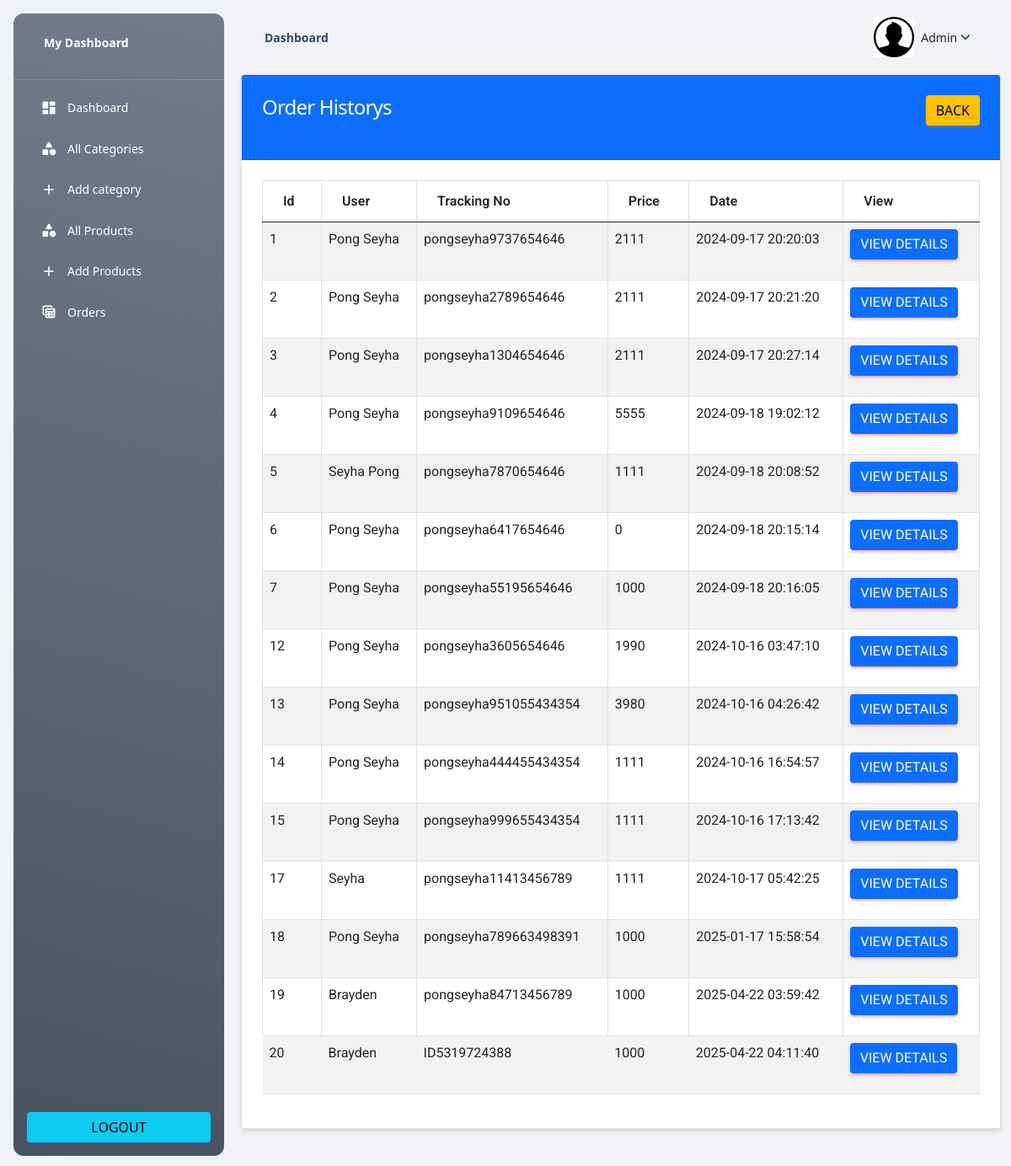
The app's page /admin/order_history.php (signed in) with its own data.
### tables this page shows
CREATE TABLE `orders` (
  `id` int(11) NOT NULL,
  `tracking_no` varchar(200) NOT NULL,
  `user_id` int(200) NOT NULL,
  `name` varchar(200) NOT NULL,
  `email` varchar(200) NOT NULL,
  `phone` varchar(200) NOT NULL,
  `address` mediumtext NOT NULL,
  `pincode` int(200) NOT NULL,
  `total_price` int(200) NOT NULL,
  `payment_mode` varchar(200) NOT NULL,
  `payment_id` varchar(200) DEFAULT NULL,
  `status` tinyint(4) NOT NULL DEFAULT 0,
  `comments` varchar(255) DEFAULT NULL,
  `created_at` timestamp NOT NULL DEFAULT current_timestamp()
);

### functions/myfunctions.php (called while the page is built, shortened)
<?php
include('../config/dbcon.php');
    function getOrderHistory()
    {
        global $con;
        $query = "SELECT * FROM orders WHERE status !='0'";
        return $query_run = mysqli_query($con, $query);
    }
?>

### admin/order_history.php (the view, shortened to what this page needs)
<?php
    include('includes/header.php');
?>
<div class="container">
    <div class="row">
        <div class="col-md-12">
            <div class="card">
                <div class="card-header bg-primary">
                    <h4 class="text-white">Order Historys
                        <a href="orders.php" class="btn btn-warning float-end">Back</a>
                    </h4>
                </div>
                <div class="card-body" id="">
                    <table class="table table-bordered table-striped">
                        <thead>
                            <tr>
                                <th>Id</th>
                                <th>User</th>
                                <th>Tracking No</th>
                                <th>Price</th>
                                <th>Date</th>
                                <th>View</th>
                            </tr>
                        </thead>
                        <tbody>
                            <?php
                                $orders = getOrderHistory();
                                if(mysqli_num_rows($orders) > 0)
                                {
                                    foreach ($orders as $item)
                                    {
                                    ?>
                                        <tr>
                                            <td><?= $item['id']; ?></td>
                                            <td><?= $item['name']; ?></td>
                                            <td><?= $item['tracking_no']; ?></td>
                                            <td><?= $item['total_price']; ?></td>
                                            <td><?= $item['created_at']; ?></td>
                                            <td>
                                                <a href="view-order.php?t=<?= $item['tracking_no']; ?>" class="btn btn-primary">View details</a>
                                            </td>
                                        </tr>
                                    <?php
                                    }
                                }
                                else
                                {
                                    ?>
                                        <tr>
                                            <td colspan="5">No order yet</td>
                                        </tr>
                                    <?php
                                }
                            ?>
                        </tbody>
                    </table>
                </div>
            </div>
        </div>
    </div>
</div>
<?php include('includes/footer.php'); ?>

### records on screen
orders: id "1", name "Pong Seyha", tracking_no "pongseyha9737654646", total_price "2111", created_at "2024-09-17 20:20:03"
orders: id "2", name "Pong Seyha", tracking_no "pongseyha2789654646", total_price "2111", created_at "2024-09-17 20:21:20"
orders: id "3", name "Pong Seyha", tracking_no "pongseyha1304654646", total_price "2111", created_at "2024-09-17 20:27:14"
orders: id "4", name "Pong Seyha", tracking_no "pongseyha9109654646", total_price "5555", created_at "2024-09-18 19:02:12"
orders: id "5", name "Seyha Pong", tracking_no "pongseyha7870654646", total_price "1111", created_at "2024-09-18 20:08:52"
orders: id "6", name "Pong Seyha", tracking_no "pongseyha6417654646", total_price "0", created_at "2024-09-18 20:15:14"
orders: id "7", name "Pong Seyha", tracking_no "pongseyha55195654646", total_price "1000", created_at "2024-09-18 20:16:05"
orders: id "12", name "Pong Seyha", tracking_no "pongseyha3605654646", total_price "1990", created_at "2024-10-16 03:47:10"
orders: id "13", name "Pong Seyha", tracking_no "pongseyha951055434354", total_price "3980", created_at "2024-10-16 04:26:42"
orders: id "14", name "Pong Seyha", tracking_no "pongseyha444455434354", total_price "1111", created_at "2024-10-16 16:54:57"
orders: id "15", name "Pong Seyha", tracking_no "pongseyha999655434354", total_price "1111", created_at "2024-10-16 17:13:42"
orders: id "17", name "Seyha", tracking_no "pongseyha11413456789", total_price "1111", created_at "2024-10-17 05:42:25"
orders: id "18", name "Pong Seyha", tracking_no "pongseyha789663498391", total_price "1000", created_at "2025-01-17 15:58:54"
orders: id "19", name "Brayden", tracking_no "pongseyha84713456789", total_price "1000", created_at "2025-04-22 03:59:42"
orders: id "20", name "Brayden", tracking_no "ID5319724388", total_price "1000", created_at "2025-04-22 04:11:40"
